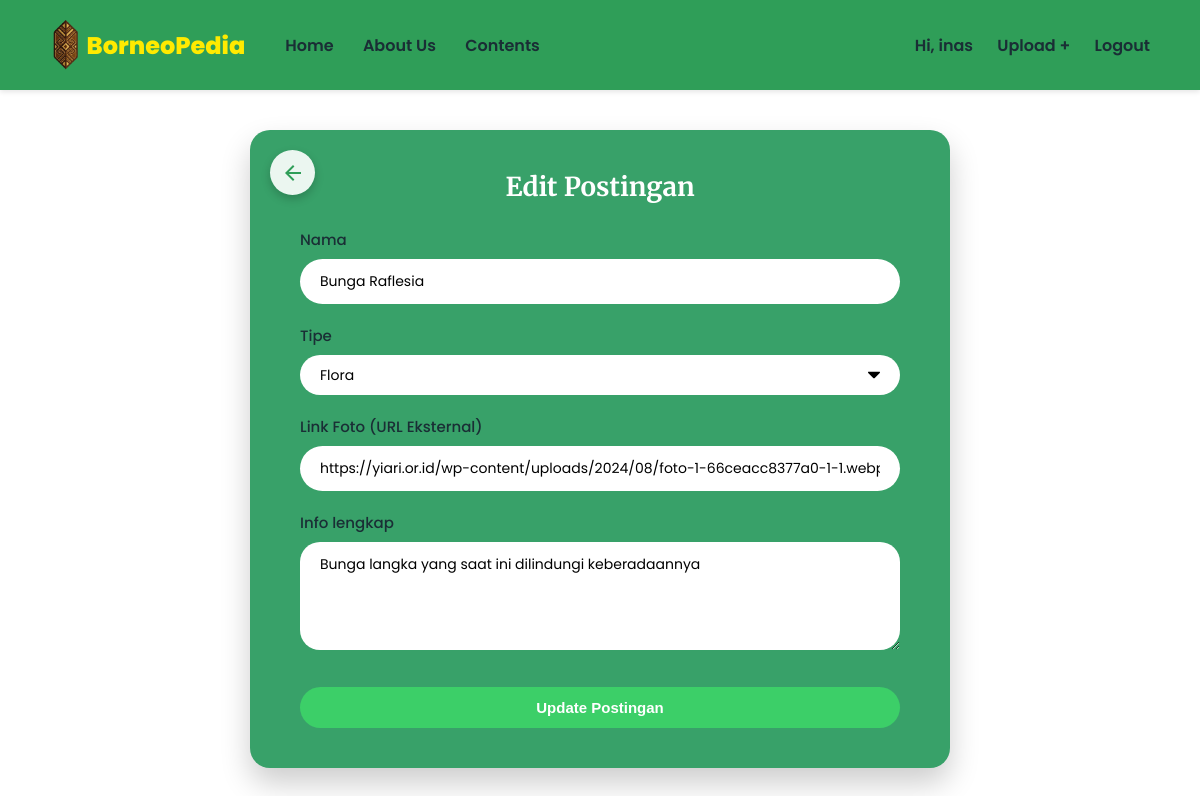
The app's page /edit.php?id=2 (signed in) with its own data.
### tables this page shows
CREATE TABLE `contents` (
  `id` int(11) NOT NULL,
  `user_id` int(11) NOT NULL,
  `nama` varchar(100) NOT NULL,
  `tipe` varchar(50) NOT NULL,
  `informasi` text NOT NULL,
  `foto` varchar(255) NOT NULL,
  `created_at` timestamp NOT NULL DEFAULT current_timestamp()
);

### edit.php (the view, shortened to what this page needs)
<?php
include 'koneksi.php';
$id = $_GET['id'];
$user_id_session = $_SESSION['user_id'];
$query = mysqli_query($conn, "SELECT * FROM contents WHERE id = '$id' AND user_id = '$user_id_session'");
$data = mysqli_fetch_array($query);
?>
<!DOCTYPE html>
<html lang="id">
<head>
</head>
<body>
    <nav>
        <div class="nav-left">
             <a href="index.php" class="logo">
            <img src="asset/logofix.png" class="logo-img"> BorneoPedia</a>
            <div class="nav-links">
                <a href="index.php">Home</a>
                <a href="about.php">About Us</a>
                <a href="contents.php">Contents</a>
            </div>
        </div>
        <div class="nav-right">
            <span>Hi, <?php echo $_SESSION['username']; ?></span>
            <a href="upload.php">Upload +</a>
            <a href="logout.php">Logout</a>
        </div>
    </nav>
    <main class="edit-container">
        <div class="card-edit">
            <a href="detail.php?id=<?php echo $id; ?>" class="btn-back-arrow" title="Kembali">
                <svg class="icon-back" viewBox="0 0 24 24">
                    <path d="M20 11H7.83l5.59-5.59L12 4l-8 8 8 8 1.41-1.41L7.83 13H20v-2z"></path>
                </svg>
            </a>
            <h2>Edit Postingan</h2>
            <form action="" method="POST">
                <div class="form-group">
                    <label>Nama</label>
                    <input type="text" name="nama" class="form-control" value="<?php echo htmlspecialchars($data['nama']); ?>" required>
                </div>
                <div class="form-group">
                    <label>Tipe</label>
                    <select name="tipe" class="form-control">
                        <option value="Flora" <?php if($data['tipe'] == 'Flora') echo 'selected'; ?>>Flora</option>
                    </select>
                </div>
                <div class="form-group">
                    <label>Link Foto (URL Eksternal)</label>
                    <input type="url" name="foto" class="form-control" value="<?php echo htmlspecialchars($data['foto']); ?>" required>
                </div>
                <div class="form-group">
                    <label>Info lengkap</label>
                    <textarea name="informasi" class="form-control" rows="4" required><?php echo htmlspecialchars($data['informasi']); ?></textarea>
                </div>
                <div class="button-group">
                    <button type="submit" name="update" class="btn btn-update">Update Postingan</button>
                </div>
            </form>
        </div>
    </main>
</body>
</html>

### edit.php (style rules this page uses)
* { margin: 0; padding: 0; box-sizing: border-box; text-decoration: none; }
body { font-family: 'Poppins', sans-serif; background-image: url('asset/bg_kedua.png'); background-size: cover; background-position: center; background-repeat: no-repeat; min-height: 100vh; display: flex; flex-direction: column; }
nav { background-color: #2F9E58; display: flex; justify-content: space-between; align-items: center; padding: 20px 50px; box-shadow: 0 2px 5px rgba(0,0,0,0.1); }
.nav-left { display: flex; align-items: center; gap: 40px; }
.logo { font-size: 24px; font-weight: 800; color: #ffea00ff; display: flex; align-items: center; }
.logo-img { height: 50px; width: auto; margin-right: 5px; vertical-align: middle; }
.nav-links a, .nav-right a, .nav-right span { color: #1a2e35; font-weight: 600; font-size: 16px; transition: color 0.3s; }
.nav-links a { margin-right: 25px; }
.nav-right a { margin-left: 20px; }
.edit-container { flex: 1; display: flex; justify-content: center; align-items: center; padding: 40px 20px; }
.card-edit { background-color: #38A169; padding: 40px 50px; border-radius: 20px; width: 100%; max-width: 700px; box-shadow: 0 15px 30px rgba(0,0,0,0.2); color: #1a2e35; position: relative; }
.btn-back-arrow { position: absolute; top: 20px; left: 20px; background-color: rgba(255, 255, 255, 0.9); width: 45px; height: 45px; border-radius: 50%; display: flex; justify-content: center; align-items: center; box-shadow: 0 4px 10px rgba(0,0,0,0.2); transition: transform 0.2s, background-color 0.2s; z-index: 10; }
.icon-back { width: 24px; height: 24px; fill: #2F9E58; }
.card-edit h2 { font-family: 'Merriweather', serif; color: white; font-size: 26px; margin-bottom: 25px; text-align: center; }
.form-group { margin-bottom: 20px; }
.form-group label { display: block; font-weight: 500; margin-bottom: 8px; font-size: 15px; color: #1a2e35; }
.form-control { width: 100%; padding: 12px 20px; border-radius: 50px; border: none; background-color: #ffffff; font-family: 'Poppins', sans-serif; font-size: 14px; outline: none; }
textarea.form-control { border-radius: 20px; resize: vertical; }
select.form-control { appearance: none; cursor: pointer; background-repeat: no-repeat; background-position: right 20px center; background-size: 12px; }
.button-group { display: flex; gap: 15px; margin-top: 30px; }
.btn { padding: 12px 30px; border-radius: 50px; font-weight: 600; font-size: 15px; border: none; cursor: pointer; transition: transform 0.2s, opacity 0.2s; }
.btn-update { background-color: #3CCF68; color: white; width: 100%; }

### records on screen
contents: nama "Bunga Raflesia", tipe "Flora", foto "https://yiari.or.id/wp-content/uploads/2024/08/foto-1-66ceacc8377a0-1-1.webp", informasi "Bunga langka yang saat ini dilindungi keberadaannya"

### other values on screen
$_SESSION['username'] "inas"
